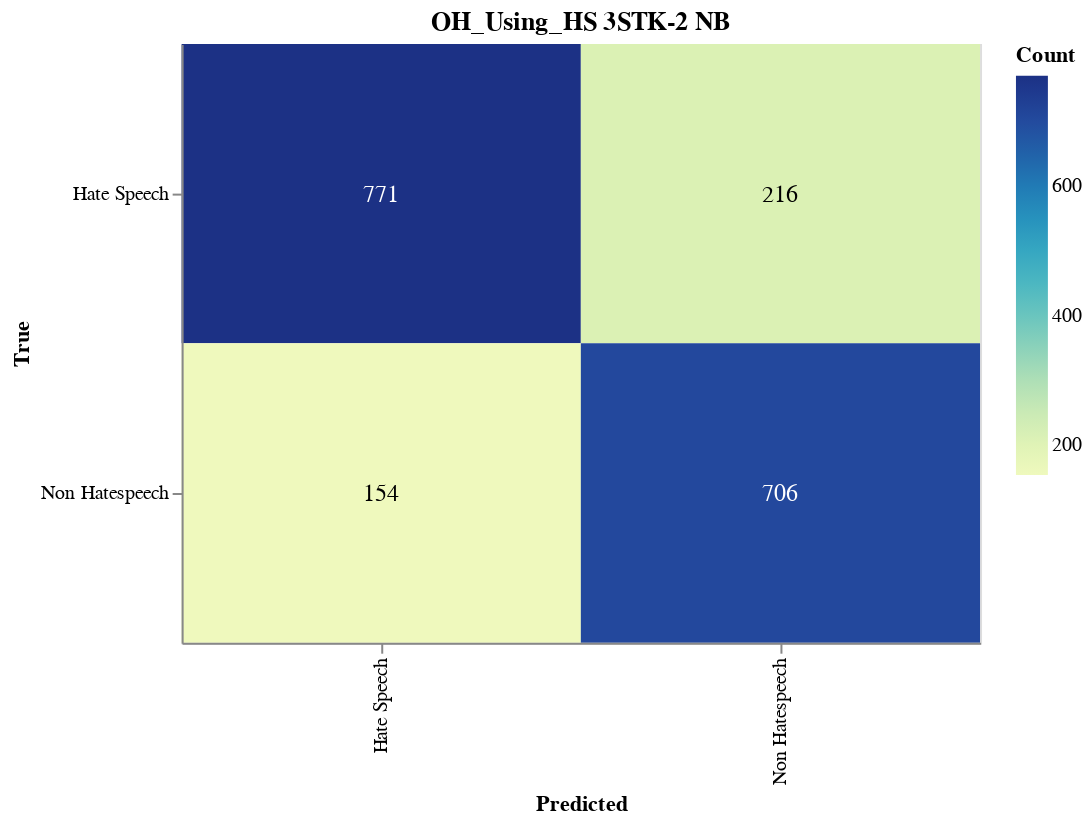

Notebook code cell kept with this figure:
### Markdown cell above
#### Save CM

### Code cell
import altair as alt
import altair_saver
import pandas as pd
from sklearn.metrics import confusion_matrix

# Calculate the confusion matrix
cm = confusion_matrix(y_val, adjusted_predictions)

# Define class names
class_names = ['Hate Speech', 'Non Hatespeech']

# Convert confusion matrix to DataFrame
cm_df = pd.DataFrame(cm, index=class_names, columns=class_names).reset_index().melt(id_vars='index')
cm_df.columns = ['True', 'Predicted', 'Count']

# Ensure the order of categories
cm_df['True'] = pd.Categorical(cm_df['True'], categories=class_names, ordered=True)
cm_df['Predicted'] = pd.Categorical(cm_df['Predicted'], categories=class_names, ordered=True)

# Create the Altair plot
heatmap = alt.Chart(cm_df).mark_rect().encode(
    x=alt.X('Predicted:O', sort=class_names),
    y=alt.Y('True:O', sort=class_names),
    color='Count:Q',
    tooltip=['True', 'Predicted', 'Count']
).properties(
    width=400,
    height=300,
    title='OH_Using_HS 3STK-2 NB'
)

# Add text labels
text = heatmap.mark_text(
    align='center',
    baseline='middle',
    fontSize=12
).encode(
    text='Count:Q',
    color=alt.condition(
        alt.datum.Count > cm.max() / 2,
        alt.value('white'),
        alt.value('black')
    )
)

# Combine heatmap and text
final_chart = heatmap + text

# Display the plot
final_chart.show()

### Figure 1 — Vega-Lite specification as saved in the notebook (floating-point values rounded to 4 significant figures)
{"config": {"view": {"continuousWidth": 300, "continuousHeight": 300}}, "layer": [{"mark": {"type": "rect"}, "encoding": {"color": {"field": "Count", "type": "quantitative"}, "tooltip": [{"field": "True", "type": "ordinal"}, {"field": "Predicted", "type": "ordinal"}, {"field": "Count", "type": "quantitative"}], "x": {"field": "Predicted", "sort": ["Hate Speech", "Non Hatespeech"], "type": "ordinal"}, "y": {"field": "True", "sort": ["Hate Speech", "Non Hatespeech"], "type": "ordinal"}}, "title": "OH_Using_HS 3STK-2 NB"}, {"mark": {"type": "text", "align": "center", "baseline": "middle", "fontSize": 12}, "encoding": {"color": {"condition": {"test": "(datum.Count > 385.5)", "value": "white"}, "value": "black"}, "text": {"field": "Count", "type": "quantitative"}, "tooltip": [{"field": "True", "type": "ordinal"}, {"field": "Predicted", "type": "ordinal"}, {"field": "Count", "type": "quantitative"}], "x": {"field": "Predicted", "sort": ["Hate Speech", "Non Hatespeech"], "type": "ordinal"}, "y": {"field": "True", "sort": ["Hate Speech", "Non Hatespeech"], "type": "ordinal"}}, "title": "OH_Using_HS 3STK-2 NB"}], "data": {"name": "data-ad138b415876cf7b0c9fdd52ef288208"}, "height": 300, "width": 400, "$schema": "https://vega.github.io/schema/vega-lite/v5.17.0.json", "datasets": {"data-ad138b415876cf7b0c9fdd52ef288208": [{"True": "Hate Speech", "Predicted": "Hate Speech", "Count": 771}, {"True": "Non Hatespeech", "Predicted": "Hate Speech", "Count": 154}, {"True": "Hate Speech", "Predicted": "Non Hatespeech", "Count": 216}, {"True": "Non Hatespeech", "Predicted": "Non Hatespeech", "Count": 706}]}}
